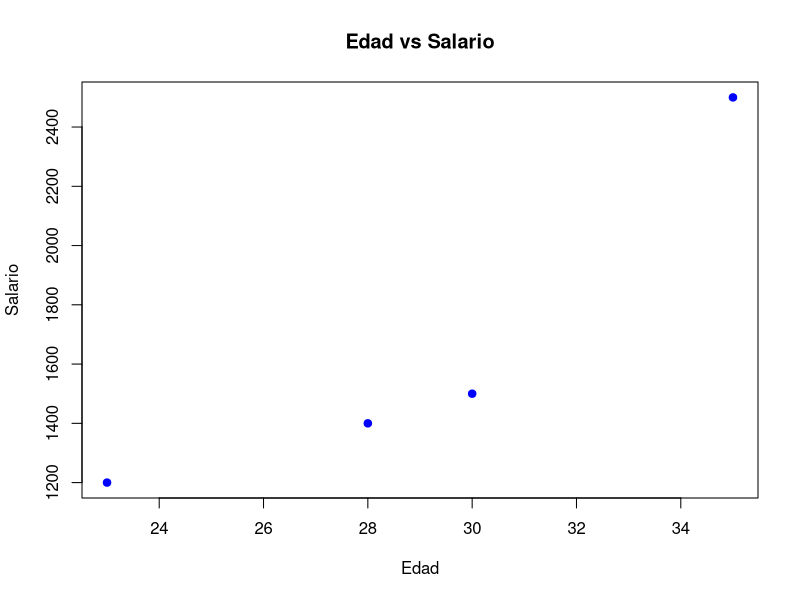

This chart was generated by the following R code:
# Crear un dataset simple
datos <- data.frame(
  nombre = c("Ana", "Luis", "Carlos", "Marta"),
  edad = c(23, 30, 28, 35),
  salario = c(1200, 1500, 1400, 2500)
)

# Ver los datos
print(datos)

# Resumen estadístico
summary(datos)

# Promedio de salarios
promedio_salario <- mean(datos$salario)
print(paste("Promedio salario:", promedio_salario))

# Gráfico sencillo
plot(
  datos$edad,
  datos$salario,
  main = "Edad vs Salario",
  xlab = "Edad",
  ylab = "Salario",
  col = "blue",
  pch = 19
)

View(penguins)

datos_pinguinos <- data.frame(penguins)

summary(datos_pinguinos)
